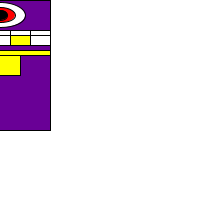
Frame 1 (no input)
Frame 60 (the mouse pressed at the canvas centre just before this capture): identical to frame 1, image omitted
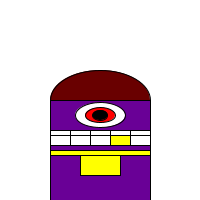
Frame 120 (the mouse held since frame 60 and released just before this capture)

The Processing sketch that drew these frames (run headless with seeded random() and noise(); from frame 60 on, the mouse is pressed at the canvas centre):

// Processing sketch: processing_121848
// ── processing_121848.pde

void setup(){
size (200,200);
}

void draw(){
background(255,255,255);
stroke(0);
fill(105,0,0);
ellipse(mouseX,mouseY,100,60);
//muts
stroke(0);
fill(105,0,150);
rect(mouseX-50,mouseY,100,130);
//lichaam
stroke(0);
fill(255);
rect(mouseX-50,mouseY+30,20,10);
stroke(0);
//tanden
fill(255);
rect(mouseX-30,mouseY+30,20,10);
stroke(0);
fill(255);
rect(mouseX-10,mouseY+30,20,10);
stroke(0);
fill(255);
rect(mouseX+10,mouseY+30,20,10);
stroke(0);
fill(255);
rect(mouseX+30,mouseY+30,20,10);
stroke(0);
fill(255);
rect(mouseX-50,mouseY+35,20,10);
stroke(0);
fill(255);
rect(mouseX-30,mouseY+35,20,10);
stroke(0);
fill(255);
rect(mouseX-10,mouseY+35,20,10);
stroke(0);
fill(255,255,0);
rect(mouseX+10,mouseY+35,20,10);
stroke(0);
fill(255);
rect(mouseX+30,mouseY+35,20,10);
//tanden
stroke(0);
fill(255);
ellipse(mouseX,mouseY+15,50,25);
//oog
stroke(0);
fill(255,0,0);
ellipse(mouseX,mouseY+15,30,15);
stroke(0);
fill(0,0,0);
ellipse(mouseX,mouseY+15,15,10);
//oog
stroke(0);
fill(255,255,0);
rect(mouseX-50,mouseY+50,100,5);
//bling
stroke(0);
fill(255,255,0);
rect(mouseX-20,mouseY+55,40,20);
//bling
}
